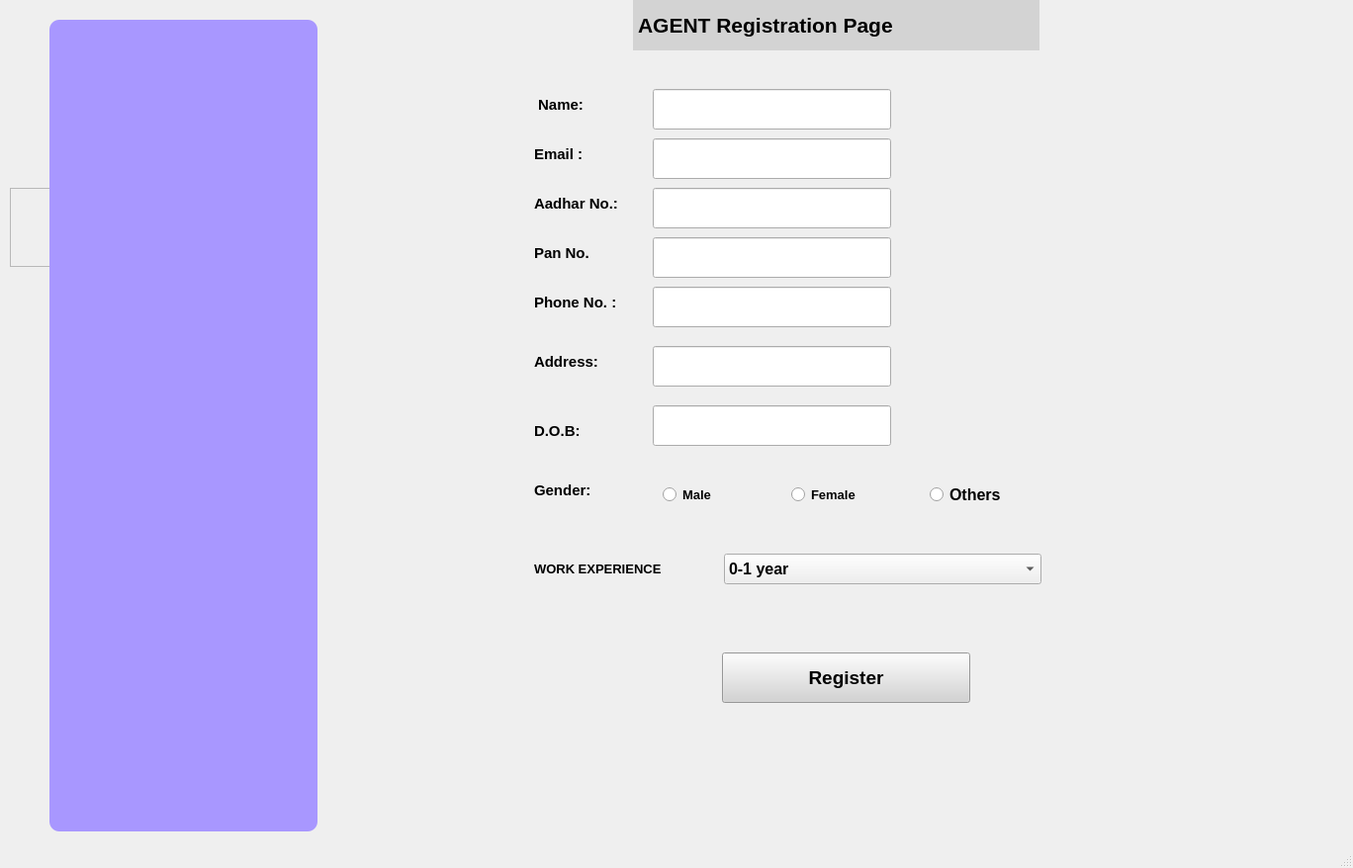
<?xml version="1.0" encoding="UTF-8"?>
<ui version="4.0">
 <class>Registration_page</class>
 <widget class="QMainWindow" name="Registration_page">
  <property name="geometry">
   <rect>
    <x>0</x>
    <y>0</y>
    <width>1368</width>
    <height>878</height>
   </rect>
  </property>
  <property name="minimumSize">
   <size>
    <width>1368</width>
    <height>878</height>
   </size>
  </property>
  <property name="maximumSize">
   <size>
    <width>1368</width>
    <height>878</height>
   </size>
  </property>
  <property name="font">
   <font>
    <pointsize>12</pointsize>
    <weight>75</weight>
    <bold>true</bold>
   </font>
  </property>
  <property name="windowTitle">
   <string>Registrationpage</string>
  </property>
  <widget class="QWidget" name="centralwidget">
   <widget class="QLabel" name="label">
    <property name="geometry">
     <rect>
      <x>640</x>
      <y>0</y>
      <width>411</width>
      <height>51</height>
     </rect>
    </property>
    <property name="font">
     <font>
      <pointsize>16</pointsize>
      <weight>75</weight>
      <bold>true</bold>
     </font>
    </property>
    <property name="styleSheet">
     <string notr="true">background-color: rgb(211, 211, 211);</string>
    </property>
    <property name="text">
     <string> AGENT Registration Page</string>
    </property>
   </widget>
   <widget class="QLabel" name="label_4">
    <property name="geometry">
     <rect>
      <x>540</x>
      <y>80</y>
      <width>121</width>
      <height>51</height>
     </rect>
    </property>
    <property name="font">
     <font>
      <pointsize>11</pointsize>
      <weight>75</weight>
      <bold>true</bold>
     </font>
    </property>
    <property name="text">
     <string> Name:</string>
    </property>
   </widget>
   <widget class="QLabel" name="label_7">
    <property name="geometry">
     <rect>
      <x>540</x>
      <y>130</y>
      <width>111</width>
      <height>51</height>
     </rect>
    </property>
    <property name="font">
     <font>
      <pointsize>11</pointsize>
      <weight>75</weight>
      <bold>true</bold>
     </font>
    </property>
    <property name="text">
     <string>Email :</string>
    </property>
   </widget>
   <widget class="QLabel" name="label_8">
    <property name="geometry">
     <rect>
      <x>540</x>
      <y>280</y>
      <width>111</width>
      <height>51</height>
     </rect>
    </property>
    <property name="font">
     <font>
      <pointsize>11</pointsize>
      <weight>75</weight>
      <bold>true</bold>
     </font>
    </property>
    <property name="text">
     <string>Phone No. :</string>
    </property>
   </widget>
   <widget class="QLabel" name="label_9">
    <property name="geometry">
     <rect>
      <x>540</x>
      <y>340</y>
      <width>111</width>
      <height>51</height>
     </rect>
    </property>
    <property name="font">
     <font>
      <pointsize>11</pointsize>
      <weight>75</weight>
      <bold>true</bold>
     </font>
    </property>
    <property name="text">
     <string>Address: </string>
    </property>
   </widget>
   <widget class="QLineEdit" name="fnametext">
    <property name="geometry">
     <rect>
      <x>660</x>
      <y>90</y>
      <width>241</width>
      <height>41</height>
     </rect>
    </property>
    <property name="font">
     <font>
      <pointsize>10</pointsize>
      <weight>75</weight>
      <bold>true</bold>
     </font>
    </property>
    <property name="text">
     <string/>
    </property>
   </widget>
   <widget class="QLabel" name="label_10">
    <property name="geometry">
     <rect>
      <x>540</x>
      <y>410</y>
      <width>111</width>
      <height>51</height>
     </rect>
    </property>
    <property name="font">
     <font>
      <pointsize>11</pointsize>
      <weight>75</weight>
      <bold>true</bold>
     </font>
    </property>
    <property name="text">
     <string>D.O.B:</string>
    </property>
   </widget>
   <widget class="QLabel" name="label_11">
    <property name="geometry">
     <rect>
      <x>540</x>
      <y>470</y>
      <width>111</width>
      <height>51</height>
     </rect>
    </property>
    <property name="font">
     <font>
      <pointsize>11</pointsize>
      <weight>75</weight>
      <bold>true</bold>
     </font>
    </property>
    <property name="text">
     <string>Gender:</string>
    </property>
   </widget>
   <widget class="QRadioButton" name="male">
    <property name="geometry">
     <rect>
      <x>670</x>
      <y>480</y>
      <width>101</width>
      <height>41</height>
     </rect>
    </property>
    <property name="font">
     <font>
      <pointsize>10</pointsize>
      <weight>75</weight>
      <bold>true</bold>
     </font>
    </property>
    <property name="text">
     <string>Male</string>
    </property>
   </widget>
   <widget class="QRadioButton" name="female">
    <property name="geometry">
     <rect>
      <x>800</x>
      <y>480</y>
      <width>101</width>
      <height>41</height>
     </rect>
    </property>
    <property name="font">
     <font>
      <pointsize>10</pointsize>
      <weight>75</weight>
      <bold>true</bold>
     </font>
    </property>
    <property name="text">
     <string>Female</string>
    </property>
   </widget>
   <widget class="QLabel" name="label_12">
    <property name="geometry">
     <rect>
      <x>540</x>
      <y>180</y>
      <width>111</width>
      <height>51</height>
     </rect>
    </property>
    <property name="font">
     <font>
      <pointsize>11</pointsize>
      <weight>75</weight>
      <bold>true</bold>
     </font>
    </property>
    <property name="text">
     <string>Aadhar No.: </string>
    </property>
   </widget>
   <widget class="QLabel" name="label_13">
    <property name="geometry">
     <rect>
      <x>540</x>
      <y>230</y>
      <width>101</width>
      <height>51</height>
     </rect>
    </property>
    <property name="font">
     <font>
      <pointsize>11</pointsize>
      <weight>75</weight>
      <bold>true</bold>
     </font>
    </property>
    <property name="text">
     <string>Pan No.</string>
    </property>
   </widget>
   <widget class="QPushButton" name="regbut">
    <property name="geometry">
     <rect>
      <x>730</x>
      <y>660</y>
      <width>251</width>
      <height>51</height>
     </rect>
    </property>
    <property name="font">
     <font>
      <pointsize>14</pointsize>
      <weight>75</weight>
      <bold>true</bold>
     </font>
    </property>
    <property name="styleSheet">
     <string notr="true">background-color: rgb(211, 211, 211);</string>
    </property>
    <property name="text">
     <string>Register</string>
    </property>
   </widget>
   <widget class="QFrame" name="frame">
    <property name="geometry">
     <rect>
      <x>10</x>
      <y>190</y>
      <width>120</width>
      <height>80</height>
     </rect>
    </property>
    <property name="frameShape">
     <enum>QFrame::StyledPanel</enum>
    </property>
    <property name="frameShadow">
     <enum>QFrame::Raised</enum>
    </property>
   </widget>
   <widget class="QFrame" name="frame_2">
    <property name="geometry">
     <rect>
      <x>50</x>
      <y>20</y>
      <width>271</width>
      <height>821</height>
     </rect>
    </property>
    <property name="styleSheet">
     <string notr="true">background-color: rgb(168, 151, 255);
border-radius:10px;</string>
    </property>
    <property name="frameShape">
     <enum>QFrame::StyledPanel</enum>
    </property>
    <property name="frameShadow">
     <enum>QFrame::Raised</enum>
    </property>
   </widget>
   <widget class="QLineEdit" name="fnametext_4">
    <property name="geometry">
     <rect>
      <x>660</x>
      <y>350</y>
      <width>241</width>
      <height>41</height>
     </rect>
    </property>
    <property name="font">
     <font>
      <pointsize>10</pointsize>
      <weight>75</weight>
      <bold>true</bold>
     </font>
    </property>
    <property name="text">
     <string/>
    </property>
   </widget>
   <widget class="QLineEdit" name="fnametext_5">
    <property name="geometry">
     <rect>
      <x>660</x>
      <y>290</y>
      <width>241</width>
      <height>41</height>
     </rect>
    </property>
    <property name="font">
     <font>
      <pointsize>10</pointsize>
      <weight>75</weight>
      <bold>true</bold>
     </font>
    </property>
    <property name="text">
     <string/>
    </property>
   </widget>
   <widget class="QLineEdit" name="pantext">
    <property name="geometry">
     <rect>
      <x>660</x>
      <y>240</y>
      <width>241</width>
      <height>41</height>
     </rect>
    </property>
    <property name="font">
     <font>
      <pointsize>10</pointsize>
      <weight>75</weight>
      <bold>true</bold>
     </font>
    </property>
    <property name="text">
     <string/>
    </property>
   </widget>
   <widget class="QLineEdit" name="aadhartext">
    <property name="geometry">
     <rect>
      <x>660</x>
      <y>190</y>
      <width>241</width>
      <height>41</height>
     </rect>
    </property>
    <property name="font">
     <font>
      <pointsize>10</pointsize>
      <weight>75</weight>
      <bold>true</bold>
     </font>
    </property>
    <property name="text">
     <string/>
    </property>
   </widget>
   <widget class="QLineEdit" name="emailtext">
    <property name="geometry">
     <rect>
      <x>660</x>
      <y>140</y>
      <width>241</width>
      <height>41</height>
     </rect>
    </property>
    <property name="font">
     <font>
      <pointsize>10</pointsize>
      <weight>75</weight>
      <bold>true</bold>
     </font>
    </property>
    <property name="text">
     <string/>
    </property>
   </widget>
   <widget class="QLineEdit" name="dobtext">
    <property name="geometry">
     <rect>
      <x>660</x>
      <y>410</y>
      <width>241</width>
      <height>41</height>
     </rect>
    </property>
    <property name="font">
     <font>
      <pointsize>10</pointsize>
      <weight>75</weight>
      <bold>true</bold>
     </font>
    </property>
    <property name="text">
     <string/>
    </property>
   </widget>
   <widget class="QRadioButton" name="radioButton">
    <property name="geometry">
     <rect>
      <x>940</x>
      <y>490</y>
      <width>101</width>
      <height>20</height>
     </rect>
    </property>
    <property name="text">
     <string>Others</string>
    </property>
   </widget>
   <widget class="QLabel" name="label_2">
    <property name="geometry">
     <rect>
      <x>540</x>
      <y>560</y>
      <width>191</width>
      <height>31</height>
     </rect>
    </property>
    <property name="font">
     <font>
      <pointsize>10</pointsize>
     </font>
    </property>
    <property name="text">
     <string>WORK EXPERIENCE</string>
    </property>
   </widget>
   <widget class="QComboBox" name="comboBox">
    <property name="geometry">
     <rect>
      <x>732</x>
      <y>560</y>
      <width>321</width>
      <height>31</height>
     </rect>
    </property>
    <item>
     <property name="text">
      <string>0-1 year</string>
     </property>
    </item>
    <item>
     <property name="text">
      <string>1-2 year</string>
     </property>
    </item>
    <item>
     <property name="text">
      <string>2-5 year</string>
     </property>
    </item>
    <item>
     <property name="text">
      <string>5-10 year</string>
     </property>
    </item>
   </widget>
  </widget>
  <widget class="QMenuBar" name="menubar">
   <property name="geometry">
    <rect>
     <x>0</x>
     <y>0</y>
     <width>1368</width>
     <height>26</height>
    </rect>
   </property>
  </widget>
  <widget class="QStatusBar" name="statusbar"/>
 </widget>
 <resources/>
 <connections/>
</ui>
